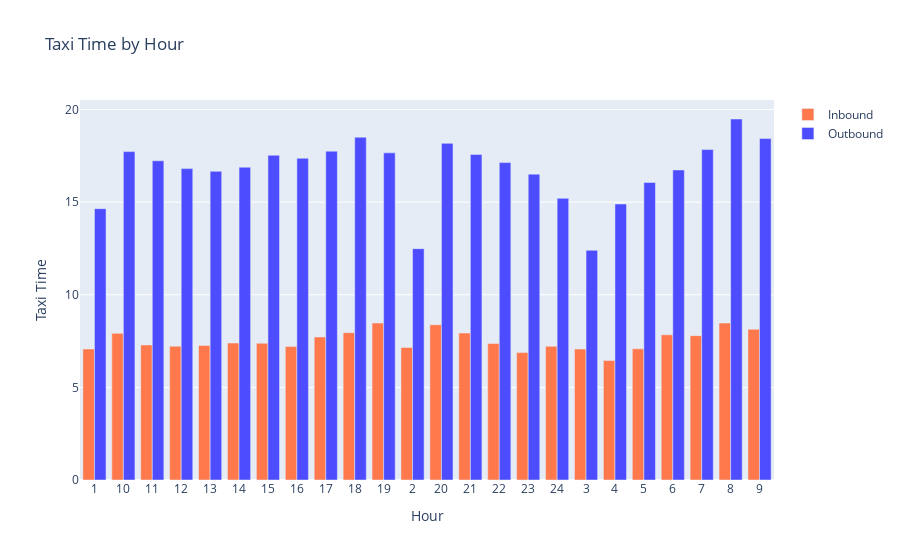

The notebook cell this image was saved under:
### Code cell
# trace1 - Departure delays
trace1 = go.Bar(
    x=df_arr['arr_hour'],
    y=df_arr['taxi_in'],
    name = 'Inbound',
    marker=dict(color='#ff794d')
)

# trace2 - Arrival delays
trace2 = go.Bar(
    x=df_dep['dep_hour'],
    y=df_dep['taxi_out'],
    name = 'Outbound',
    marker=dict(color='#4d4dff')
)

# create the data
data = [trace1, trace2]

# create the layout
layout = go.Layout(
    title= 'Taxi Time by Hour',
    xaxis=dict(
        title='Hour',
        tickmode='linear'),
    yaxis=dict(
        title='Taxi Time')
)

# create the figure
fig = go.Figure(data=data, layout=layout)
fig.show()

### Figure 1 — Plotly figure (JSON) as saved in the notebook; plotly's stock layout.template omitted (floating-point values rounded to 4 significant figures)
{"data": [{"marker": {"color": "#ff794d"}, "name": "Inbound", "type": "bar", "x": ["1", "10", "11", "12", "13", "14", "15", "16", "17", "18", "19", "2", "20", "21", "22", "23", "24", "3", "4", "5", "6", "7", "8", "9"], "y": [7.071, 7.917, 7.289, 7.224, 7.264, 7.394, 7.38, 7.203, 7.72, 7.955, 8.472, 7.157, 8.382, 7.935, 7.369, 6.877, 7.218, 7.067, 6.447, 7.081, 7.836, 7.794, 8.473, 8.139]}, {"marker": {"color": "#4d4dff"}, "name": "Outbound", "type": "bar", "x": ["1", "10", "11", "12", "13", "14", "15", "16", "17", "18", "19", "2", "20", "21", "22", "23", "24", "3", "4", "5", "6", "7", "8", "9"], "y": [14.65, 17.73, 17.23, 16.81, 16.66, 16.89, 17.53, 17.37, 17.75, 18.5, 17.66, 12.49, 18.17, 17.58, 17.14, 16.51, 15.21, 12.4, 14.9, 16.06, 16.74, 17.84, 19.49, 18.43]}], "layout": {"autosize": true, "title": {"text": "Taxi Time by Hour"}, "xaxis": {"autorange": true, "range": [-0.5, 23.5], "tickmode": "linear", "title": {"text": "Hour"}, "type": "category"}, "yaxis": {"autorange": true, "range": [0, 20.51], "title": {"text": "Taxi Time"}, "type": "linear"}}}
